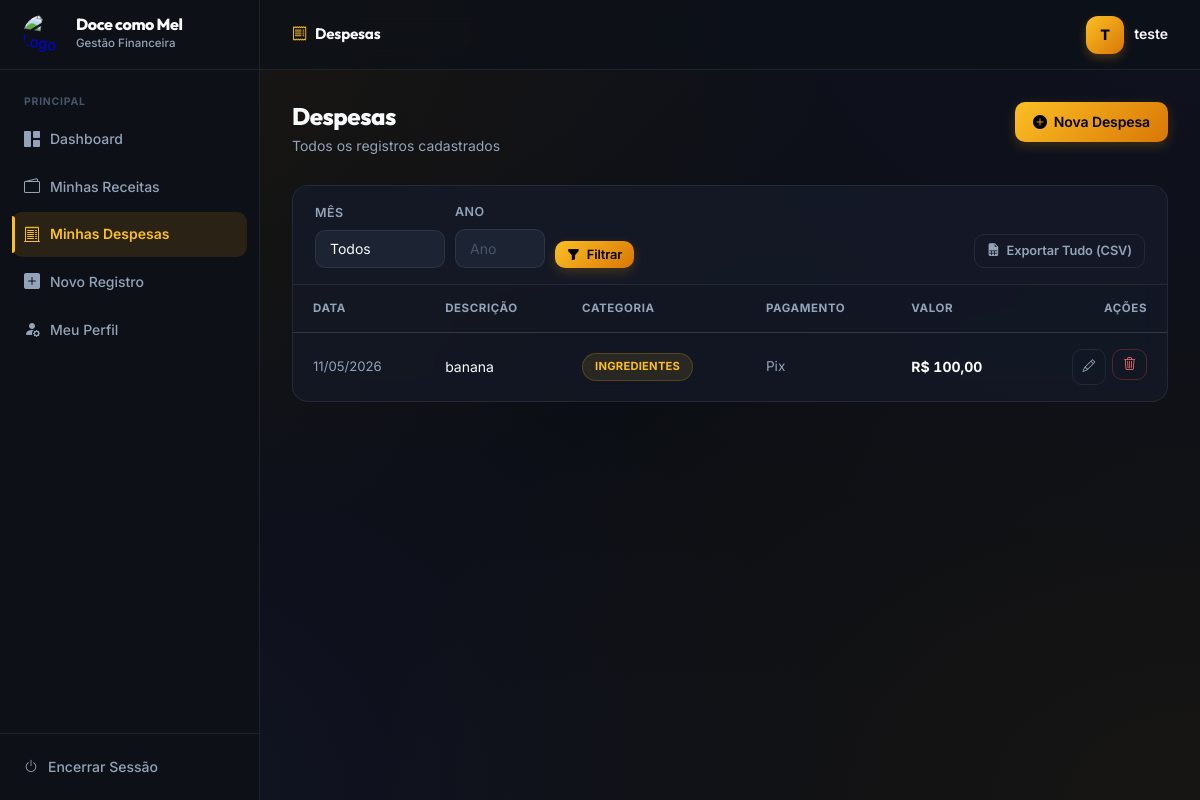
The app's page /gastos/ (signed in) with its own data.
### app/models/gasto.py (models this page shows, shortened)
class Gasto(db.Model):
    __tablename__ = 'gasto'
    id_gasto = db.Column(db.Integer, primary_key=True)
    valor = db.Column(db.Float, nullable=False)
    data_gasto = db.Column(db.Date, nullable=False, default=date.today, index=True)
    forma_pagamento = db.Column(db.String(50), nullable=False)
    descricao = db.Column(db.String(255), nullable=True)
    id_usuario = db.Column(db.Integer, db.ForeignKey('usuario.id_usuario'), nullable=False, index=True)
    id_categoria = db.Column(db.Integer, db.ForeignKey('categoria.id_categoria'), nullable=False)

### app/models/categoria.py (models this page shows, shortened)
class Categoria(db.Model):
    __tablename__ = 'categoria'
    id_categoria = db.Column(db.Integer, primary_key=True)
    nome_categoria = db.Column(db.String(100), nullable=False, unique=True)
    gastos = db.relationship('Gasto', backref='categoria', lazy=True)

### app/routes/gastos.py (the view)
@gastos_bp.route('/')
@login_required
def listar():
    mes = request.args.get('mes', type=int)
    ano = request.args.get('ano', type=int)
    id_usuario = session['id_usuario']
    if mes and ano:
        gastos = GastoService.filtrar_por_periodo(id_usuario, mes, ano)
    else:
        gastos = GastoService.listar_por_usuario(id_usuario)
        mes = None
        ano = None
    total = GastoService.calcular_total(gastos)
    return render_template('gastos/listar.html', gastos=gastos, mes=mes, ano=ano, total=total)

### app/services/gasto_service.py (called while the page is built)
    @staticmethod
    def listar_por_usuario(id_usuario: int) -> list[Gasto]:
        return (Gasto.query
                .filter_by(id_usuario=id_usuario)
                .order_by(Gasto.data_gasto.desc())
                .all())

    @staticmethod
    def calcular_total(gastos: list[Gasto]) -> float:
        return sum(g.valor for g in gastos)

### app/utils.py (called while the page is built)
def login_required(f):
    @wraps(f)
    def decorated(*args, **kwargs):
        if 'id_usuario' not in session:
            return redirect(url_for('auth.login'))
        return f(*args, **kwargs)
    return decorated

### app/templates/gastos/listar.html (shortened to what this page needs)
{% extends 'base.html' %}
{% block topbar_title %}<i class="bi bi-receipt" style="color:var(--amber);margin-right:8px;"></i>Despesas{% endblock %}
{% block content %}
<div class="page-header">
    <div>
        <h1 class="page-title">Despesas</h1>
        <p class="page-subtitle">
            {% if mes and ano %}
                Exibindo {{ gastos|length }} registro(s) em {{ "%02d"|format(mes) }}/{{ ano }}
            {% else %}
                Todos os registros cadastrados
            {% endif %}
        </p>
    </div>
    <a href="{{ url_for('gastos.novo') }}" class="btn btn-primary">
        <i class="bi bi-plus-circle-fill"></i> Nova Despesa
    </a>
</div>
<div class="card">
    <div class="filter-bar">
        <form method="GET" style="display:flex; align-items:flex-end; gap:10px; flex-wrap:wrap; flex:1;">
            <div class="form-group">
                <label class="form-label">Mês</label>
                <select name="mes" class="form-select" style="width:130px;">
                    <option value="">Todos</option>
                    {% set meses_nomes = ['Janeiro', 'Fevereiro', 'Março', 'Abril', 'Maio', 'Junho', 'Julho', 'Agosto', 'Setembro', 'Outubro', 'Novembro', 'Dezembro'] %}
                </select>
            </div>
            <div class="form-group">
                <label class="form-label">Ano</label>
                <input type="number" name="ano" class="form-control" style="width:90px;"
                       placeholder="Ano" value="{{ ano or '' }}" min="2020" max="2099">
            </div>
            <button type="submit" class="btn btn-primary btn-sm">
                <i class="bi bi-funnel-fill"></i> Filtrar
            </button>
        </form>
        <div style="display:flex; gap:8px;">
            {% if mes and ano %}
            <a href="{{ url_for('gastos.exportar', mes=mes, ano=ano) }}"
               class="btn btn-export btn-sm" title="Baixar relatório PDF">
                <i class="bi bi-file-earmark-pdf-fill"></i> PDF
            </a>
            <a href="{{ url_for('gastos.exportar_csv', mes=mes, ano=ano) }}"
               class="btn btn-outline btn-sm" title="Baixar dados em CSV">
                <i class="bi bi-file-earmark-spreadsheet-fill"></i> CSV
            </a>
            {% else %}
            <a href="{{ url_for('gastos.exportar_csv') }}"
               class="btn btn-outline btn-sm" title="Baixar todos os dados em CSV">
                <i class="bi bi-file-earmark-spreadsheet-fill"></i> Exportar Tudo (CSV)
            </a>
            {% endif %}
        </div>
    </div>
    <table class="table">
        <thead>
            <tr>
                <th>Data</th>
                <th>Descrição</th>
                <th>Categoria</th>
                <th>Pagamento</th>
                <th>Valor</th>
                <th style="text-align:right;">Ações</th>
            </tr>
        </thead>
        <tbody>
            {% for gasto in gastos %}
            <tr>
                <td style="white-space:nowrap; color:var(--text-muted); font-size:0.82rem;">
                    {{ gasto.data_gasto.strftime('%d/%m/%Y') }}
                </td>
                <td>{{ gasto.descricao or '—' }}</td>
                <td><span class="badge badge-default">{{ gasto.categoria.nome_categoria }}</span></td>
                <td style="color:var(--text-muted); font-size:0.85rem;">{{ gasto.forma_pagamento }}</td>
                <td class="valor-negativo" style="white-space:nowrap;">
                    R$ {{ "%.2f"|format(gasto.valor)|replace(".",",") }}
                </td>
                <td>
                    <div style="display:flex; gap:6px; justify-content:flex-end;">
                        <a href="{{ url_for('gastos.editar', id=gasto.id_gasto) }}"
                           class="btn btn-ghost btn-sm btn-icon" title="Editar">
                            <i class="bi bi-pencil"></i>
                        </a>
                        <form method="POST" action="{{ url_for('gastos.excluir', id=gasto.id_gasto) }}"
                              onsubmit="return confirm('Deseja excluir esta despesa?')">
                            <button type="submit" class="btn btn-danger btn-sm btn-icon" title="Excluir">
                                <i class="bi bi-trash3"></i>
                            </button>
                        </form>
                    </div>
                </td>
            </tr>
            {% endfor %}
        </tbody>
    </table>
</div>
{% endblock %}

### app/templates/base.html (style rules this page uses)
h1, h2, h3, .sidebar-logo-name, .topbar-title { font-family: 'Outfit', sans-serif; }

### records on screen
Gasto: data_gasto "11/05/2026", descricao "banana", categoria.nome_categoria "INGREDIENTES", forma_pagamento "Pix", valor "100,00"

### other values on screen
{{ session.get('nome_usuario', 'U')[0] }} "T"
{{ session.get('nome_usuario') }} "teste"
